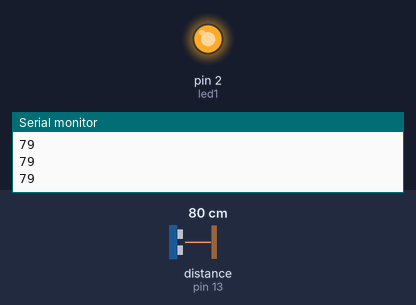
Bench run of a sketch on a simulated Arduino Uno, built with avr-gcc and run on an emulated ATmega328P. Shown: output pins drawn as LEDs (lit = HIGH), the last lines printed to the serial monitor. Wiring (inferred from the names in the program): ultrasonic range finder: trigger pin 12; echo pin 13. The inputs (shaded band) are chosen by the test bench; at power-on: distance to the obstacle (sensor on pin 13) 80 cm. The echo pulse lasts 58.3 µs per cm; pins used as bus, display or sensor lines are not drawn.

Above: at 1.2 s.
1.3 s: distance to the obstacle (sensor on pin 13) set to 66 cm
At 2.6 s:
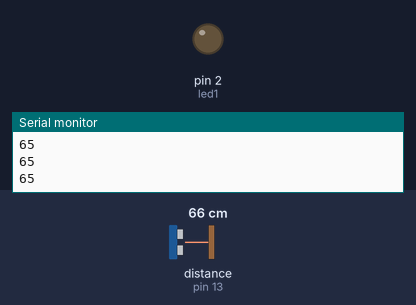
2.9 s: distance to the obstacle (sensor on pin 13) set to 12 cm
4.4 s: distance to the obstacle (sensor on pin 13) set to 9 cm
At 5.6 s:
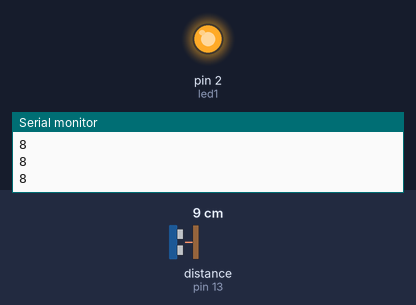
6.1 s: distance to the obstacle (sensor on pin 13) set to 18 cm
At 6.9 s:
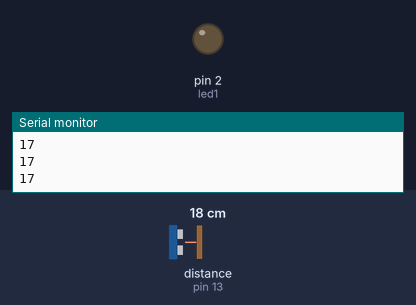
Timing chart, 0 to 8.7 s (numbered marks = the images above; inputs shaded):
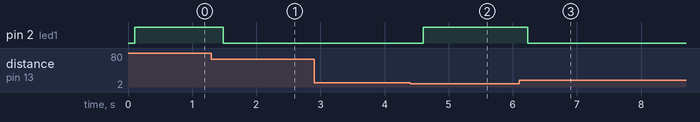

Measured:
- the behaviour switches between 72 and 71 cm on distance to the obstacle (sensor on pin 13) (found by bisection; images 0 and 1)
- the behaviour switches between 11 and 10 cm on distance to the obstacle (sensor on pin 13) (found by bisection; images 1 and 2)
- after the input at 1.3 s, pin 2 (led1): HIGH → LOW after 0.19 s
- after the input at 4.4 s, pin 2 (led1): LOW → HIGH after 0.20 s
- after the input at 6.1 s, pin 2 (led1): HIGH → LOW after 0.14 s

The sketch:

detector_sis.ino
```cpp
//DETECTOR_SIS_PROJECT_PART1

int echo = 13;
int trigger = 12;
int led1 = 2;
int duracion;
int distancia;

void setup() {
  Serial.begin(9600);
  pinMode(13, INPUT);
  pinMode(12, OUTPUT);
  pinMode(2, OUTPUT);

}

void loop() {
  digitalWrite(trigger, HIGH);
  delay(1);
  digitalWrite(trigger, LOW);
  duracion = pulseIn(echo, HIGH);
  distancia = duracion / 58.2;
  Serial.println(distancia);
  delay(100);

  if(distancia >= 10 && distancia <= 70){
    digitalWrite(led1, LOW);
  }
  else{
    digitalWrite(led1, HIGH);
  }

}
```
